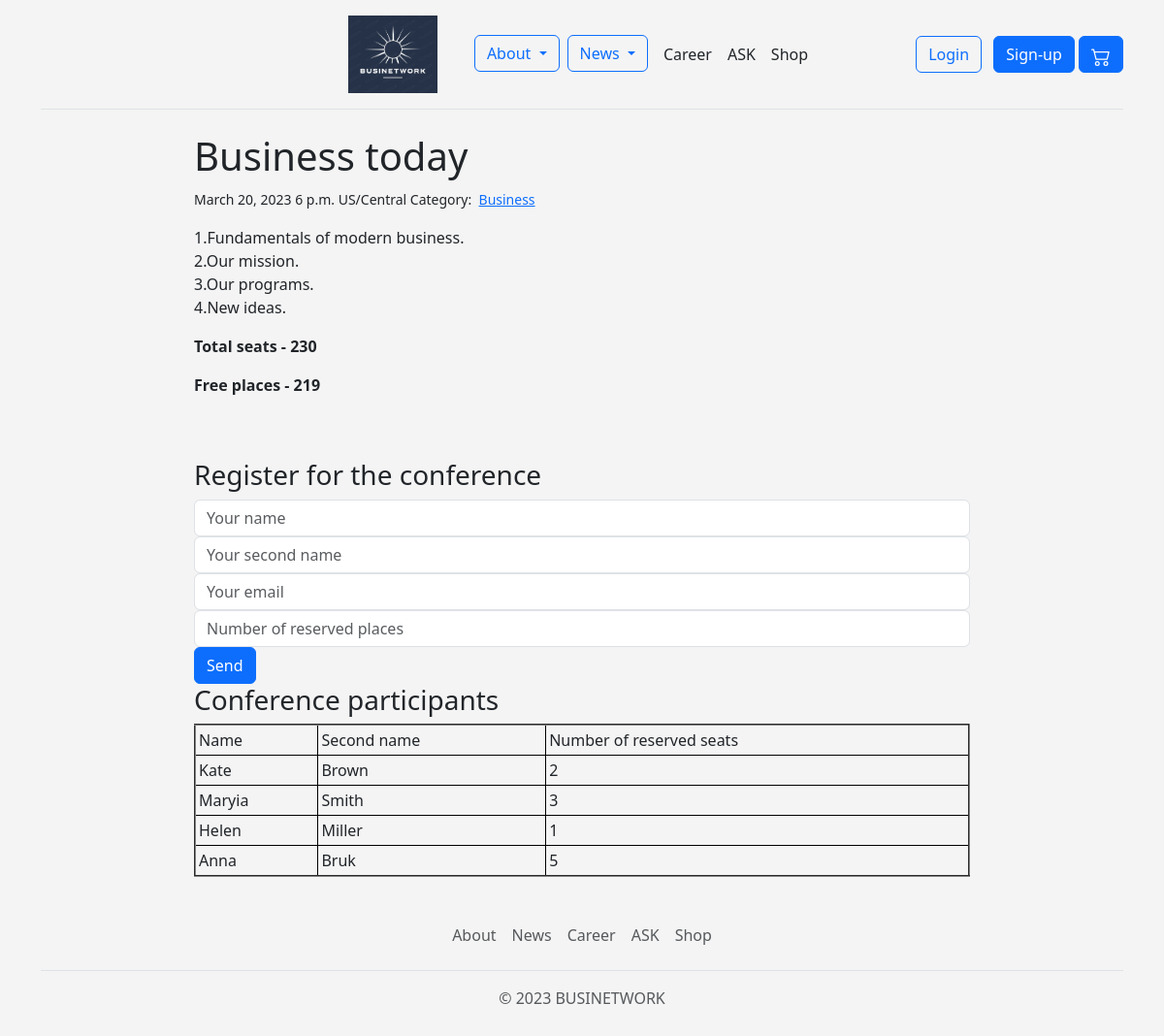
Before: /news/events/1/ with the older database file.
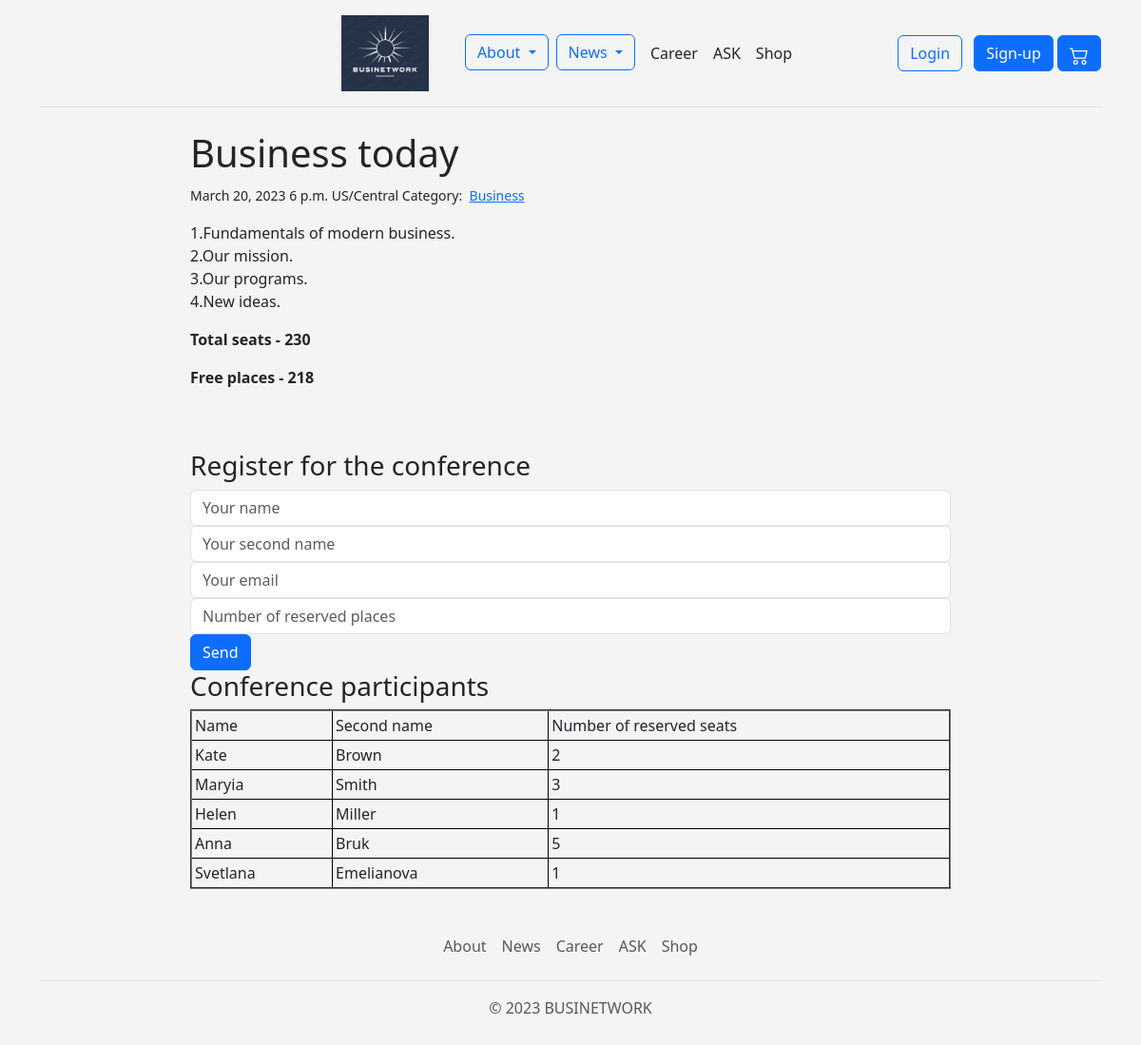
After: the same page with the newer database file.
### news_final/models.py (models this page shows, shortened)
class Category(models.Model):
    name = models.CharField(max_length=20)

class Registration(models.Model):
    name = models.CharField(max_length=30)
    second_name = models.CharField(max_length=30)
    email = models.EmailField()
    number_of_people = models.IntegerField()
    conference = models.ForeignKey('Conference', on_delete=models.CASCADE)

### news_final/views.py (the view, shortened to what this page needs)
# urls.py: path('events/<int:pk>/', views.events_more, name='events_more'),
def events_more(request, pk):
    conference = models.Conference.objects.get(pk=pk)
    if models.Registration.objects.all():
        get_places = []
        reg_seats = models.Registration.objects.all()
        for people in reg_seats:
            get_places.append(people.number_of_people)
        free_places = conference.number_of_people - sum(get_places)
        form = forms.RegistrationForm()
        if free_places > 0:
            if request.method == 'POST':
                form = forms.RegistrationForm(request.POST)
                if form.is_valid():
                    registration = models.Registration(
                        name=form.cleaned_data['name'],
                        second_name=form.cleaned_data['second_name'],
                        email=form.cleaned_data['email'],
                        number_of_people=form.cleaned_data['number_of_people'],
                        conference=conference
                    )
                    registration.save()
        registrations = models.Registration.objects.filter(conference=conference)
        context = {
            'conference': conference,
            'registrations': registrations,
            'free_places': free_places,
            'form': form
        }
        return render(request, 'events_more.html', context)

### news_final/forms.py
class RegistrationForm(forms.Form):
    name = forms.CharField(max_length=30,
                           widget=forms.TextInput(attrs={'class': 'form-control', 'placeholder': 'Your name'}))
    second_name = forms.CharField(max_length=30,
                                  widget=forms.TextInput
                                  (attrs={'class': 'form-control', 'placeholder': 'Your second name'}))
    email = forms.EmailField(widget=forms.TextInput(attrs={'class': 'form-control', 'placeholder': 'Your email'}))
    number_of_people = forms.IntegerField(widget=forms.NumberInput(
        attrs={'class': 'form-control', 'placeholder': 'Number of reserved places'}))

### templates/events_more.html (shortened to what this page needs)
{% extends "base.html" %}
{% block page_content %}
<div class="col-md-8 offset-md-2">
    <h1>{{conference.topic }}</h1>
    <small>
        {{ conference.date }} {{conference.time }}
        {{conference.place}}
        Category:&nbsp;
        {% for category in conference.categories.all %}
        <a href="{% url 'events_category' category.name %}">{{ category.name }}</a>&nbsp;
        {% endfor %}
    </small>
    <p>{{ conference.about | linebreaks }}</p>
    <p><strong>Total seats - {{  conference.number_of_people }}</strong></p>
    <p><strong>Free places - {{ free_places }}</strong></p>
    <br>
    <br>
    <h3>Register for the conference</h3>
    <form action="{% url 'events_more' conference.pk %}" method="post">
        <div class="form-group">
            {{ form.name }}
        </div>
        <div class="form-group">
            {{ form.second_name }}
        </div>
        <div class="form-group">
            {{ form.email }}
        </div>
        <div class="form-group">
            {{ form.number_of_people }}
        </div>
        <button type="submit" class="btn btn-primary">Send</button>
    </form>
    <h3>Conference participants</h3>
    <table border="2" align="center" width="100%">
        <tr>
            <td>Name</td>
            <td>Second name</td>
            <td>Number of reserved seats</td>
        </tr>
        {% for registration in registrations %}
        <tr>
            <td>{{ registration.name }}</td>
            <td>{{ registration.second_name }}</td>
            <td>{{ registration.number_of_people }}</td>
        </tr>
        {% endfor %}
    </table>
</div>
{% endblock %}

Changed rows visible on the page:
added Registration: name "Svetlana", second_name "Emelianova", number_of_people "1"
Other visible differences:
{{ free_places }}: "219" → "218"
